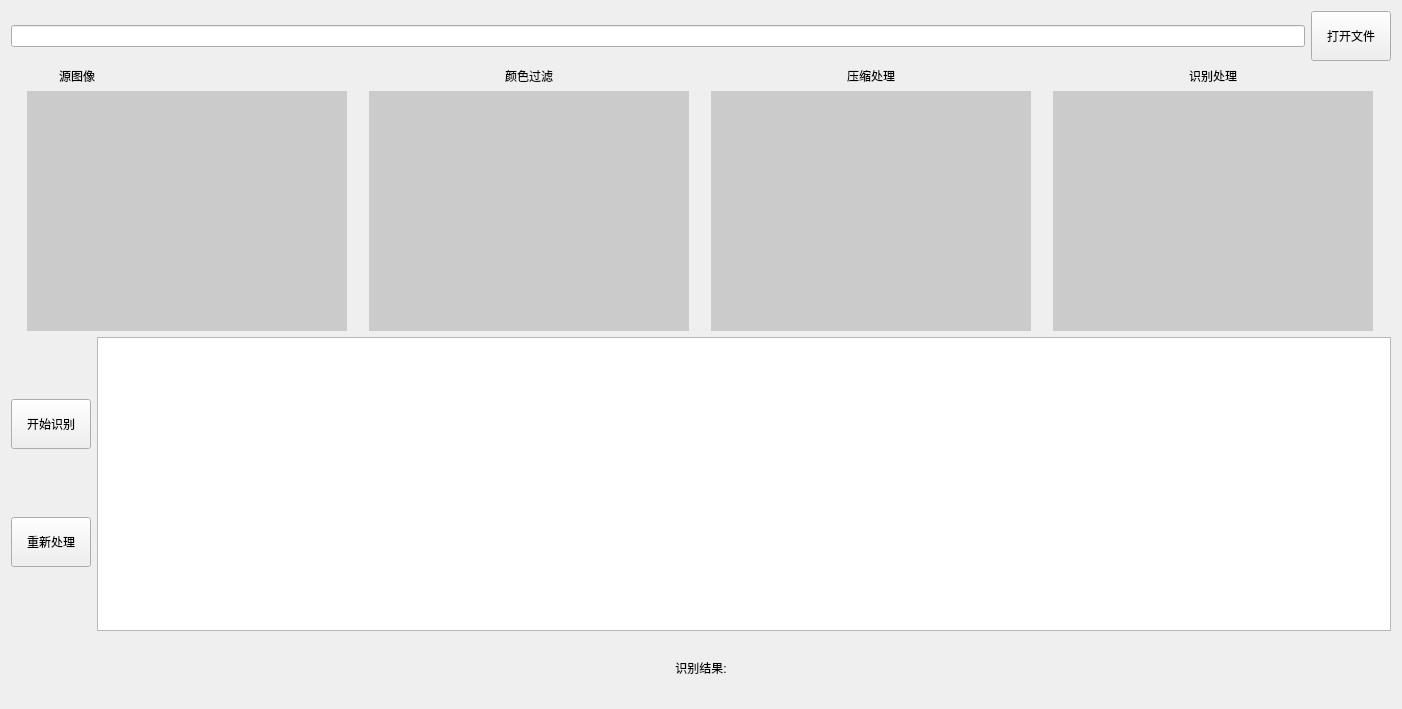
<?xml version="1.0" encoding="UTF-8"?>
<ui version="4.0">
 <class>Widget</class>
 <widget class="QWidget" name="Widget">
  <property name="geometry">
   <rect>
    <x>0</x>
    <y>0</y>
    <width>1402</width>
    <height>709</height>
   </rect>
  </property>
  <property name="minimumSize">
   <size>
    <width>1402</width>
    <height>709</height>
   </size>
  </property>
  <property name="maximumSize">
   <size>
    <width>1402</width>
    <height>709</height>
   </size>
  </property>
  <property name="windowTitle">
   <string>Widget</string>
  </property>
  <layout class="QVBoxLayout" name="verticalLayout_6">
   <item>
    <layout class="QHBoxLayout" name="horizontalLayout">
     <item>
      <widget class="QLineEdit" name="lineEdit"/>
     </item>
     <item>
      <widget class="QPushButton" name="openfile">
       <property name="minimumSize">
        <size>
         <width>50</width>
         <height>50</height>
        </size>
       </property>
       <property name="text">
        <string>打开文件</string>
       </property>
      </widget>
     </item>
    </layout>
   </item>
   <item>
    <layout class="QHBoxLayout" name="horizontalLayout_2">
     <item>
      <layout class="QVBoxLayout" name="verticalLayout">
       <item>
        <widget class="QLabel" name="label">
         <property name="maximumSize">
          <size>
           <width>100</width>
           <height>100</height>
          </size>
         </property>
         <property name="text">
          <string>源图像</string>
         </property>
         <property name="alignment">
          <set>Qt::AlignCenter</set>
         </property>
        </widget>
       </item>
       <item>
        <widget class="QLabel" name="yuangimage">
         <property name="minimumSize">
          <size>
           <width>320</width>
           <height>240</height>
          </size>
         </property>
         <property name="maximumSize">
          <size>
           <width>320</width>
           <height>240</height>
          </size>
         </property>
         <property name="styleSheet">
          <string notr="true">background-color: rgb(203, 203, 203);</string>
         </property>
         <property name="text">
          <string/>
         </property>
        </widget>
       </item>
      </layout>
     </item>
     <item>
      <layout class="QVBoxLayout" name="verticalLayout_4">
       <item>
        <widget class="QLabel" name="label_2">
         <property name="text">
          <string>颜色过滤</string>
         </property>
         <property name="alignment">
          <set>Qt::AlignCenter</set>
         </property>
        </widget>
       </item>
       <item>
        <widget class="QLabel" name="muimage">
         <property name="minimumSize">
          <size>
           <width>320</width>
           <height>240</height>
          </size>
         </property>
         <property name="maximumSize">
          <size>
           <width>320</width>
           <height>240</height>
          </size>
         </property>
         <property name="styleSheet">
          <string notr="true">background-color: rgb(203, 203, 203);</string>
         </property>
         <property name="text">
          <string/>
         </property>
        </widget>
       </item>
      </layout>
     </item>
     <item>
      <layout class="QVBoxLayout" name="verticalLayout_3">
       <item>
        <widget class="QLabel" name="label_6">
         <property name="text">
          <string>压缩处理</string>
         </property>
         <property name="alignment">
          <set>Qt::AlignCenter</set>
         </property>
        </widget>
       </item>
       <item>
        <widget class="QLabel" name="yaimage">
         <property name="minimumSize">
          <size>
           <width>320</width>
           <height>240</height>
          </size>
         </property>
         <property name="maximumSize">
          <size>
           <width>320</width>
           <height>240</height>
          </size>
         </property>
         <property name="styleSheet">
          <string notr="true">background-color: rgb(203, 203, 203);</string>
         </property>
         <property name="text">
          <string/>
         </property>
        </widget>
       </item>
      </layout>
     </item>
     <item>
      <layout class="QVBoxLayout" name="verticalLayout_5">
       <item>
        <widget class="QLabel" name="label_7">
         <property name="text">
          <string>识别处理</string>
         </property>
         <property name="alignment">
          <set>Qt::AlignCenter</set>
         </property>
        </widget>
       </item>
       <item>
        <widget class="QLabel" name="analyse">
         <property name="minimumSize">
          <size>
           <width>320</width>
           <height>240</height>
          </size>
         </property>
         <property name="maximumSize">
          <size>
           <width>320</width>
           <height>240</height>
          </size>
         </property>
         <property name="styleSheet">
          <string notr="true">background-color: rgb(203, 203, 203);</string>
         </property>
         <property name="text">
          <string/>
         </property>
        </widget>
       </item>
      </layout>
     </item>
    </layout>
   </item>
   <item>
    <layout class="QHBoxLayout" name="horizontalLayout_3">
     <item>
      <layout class="QVBoxLayout" name="verticalLayout_2">
       <item>
        <widget class="QPushButton" name="start">
         <property name="minimumSize">
          <size>
           <width>0</width>
           <height>50</height>
          </size>
         </property>
         <property name="text">
          <string>开始识别</string>
         </property>
        </widget>
       </item>
       <item>
        <widget class="QPushButton" name="start_2">
         <property name="minimumSize">
          <size>
           <width>0</width>
           <height>50</height>
          </size>
         </property>
         <property name="text">
          <string>重新处理</string>
         </property>
        </widget>
       </item>
      </layout>
     </item>
     <item>
      <widget class="QTextBrowser" name="textBrowser">
       <property name="minimumSize">
        <size>
         <width>650</width>
         <height>0</height>
        </size>
       </property>
      </widget>
     </item>
    </layout>
   </item>
   <item>
    <widget class="QLabel" name="result">
     <property name="minimumSize">
      <size>
       <width>331</width>
       <height>61</height>
      </size>
     </property>
     <property name="text">
      <string>识别结果:</string>
     </property>
     <property name="alignment">
      <set>Qt::AlignCenter</set>
     </property>
    </widget>
   </item>
  </layout>
  <zorder>layoutWidget</zorder>
  <zorder>layoutWidget</zorder>
  <zorder>result</zorder>
  <zorder>layoutWidget</zorder>
 </widget>
 <layoutdefault spacing="6" margin="11"/>
 <resources/>
 <connections/>
</ui>
